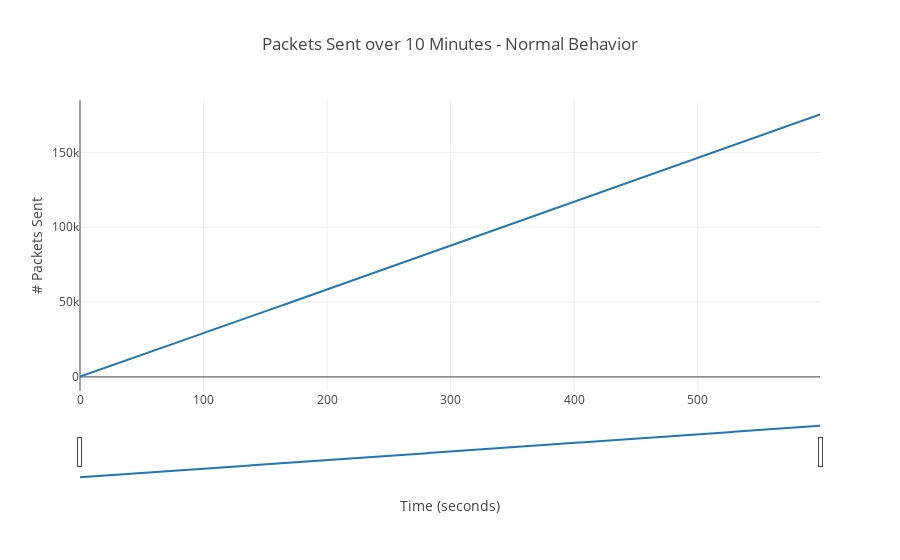

The notebook cell saved with this chart:
### Code cell
data = [go.Scatter(
          x=np.arange(0, 600),
          y=getPacketsSent(df_norm))]

layout = dict(
    title="Packets Sent over 10 Minutes - Normal Behavior",
    xaxis=dict(
        title='Time (seconds)',
        rangeslider=dict(
            visible = True
        )
    ), 
    yaxis=dict(
        title='# Packets Sent'
    )
)

iplot(dict(data=data, layout=layout))

### Figure 1 — Plotly figure (JSON) as saved in the notebook; plotly's stock layout.template omitted (floating-point values rounded to 4 significant figures; data arrays with more than 128 entries replaced by an {"elided": "..."} marker saying what was removed)
{"data": [{"type": "scatter", "uid": "fc5b1acc-48e9-4e74-9463-1b065b1b2dcc", "x": {"elided": "600 int values"}, "y": {"elided": "600 int values"}}], "layout": {"title": {"text": "Packets Sent over 10 Minutes - Normal Behavior"}, "xaxis": {"rangeslider": {"visible": true}, "title": {"text": "Time (seconds)"}}, "yaxis": {"title": {"text": "# Packets Sent"}}}}
